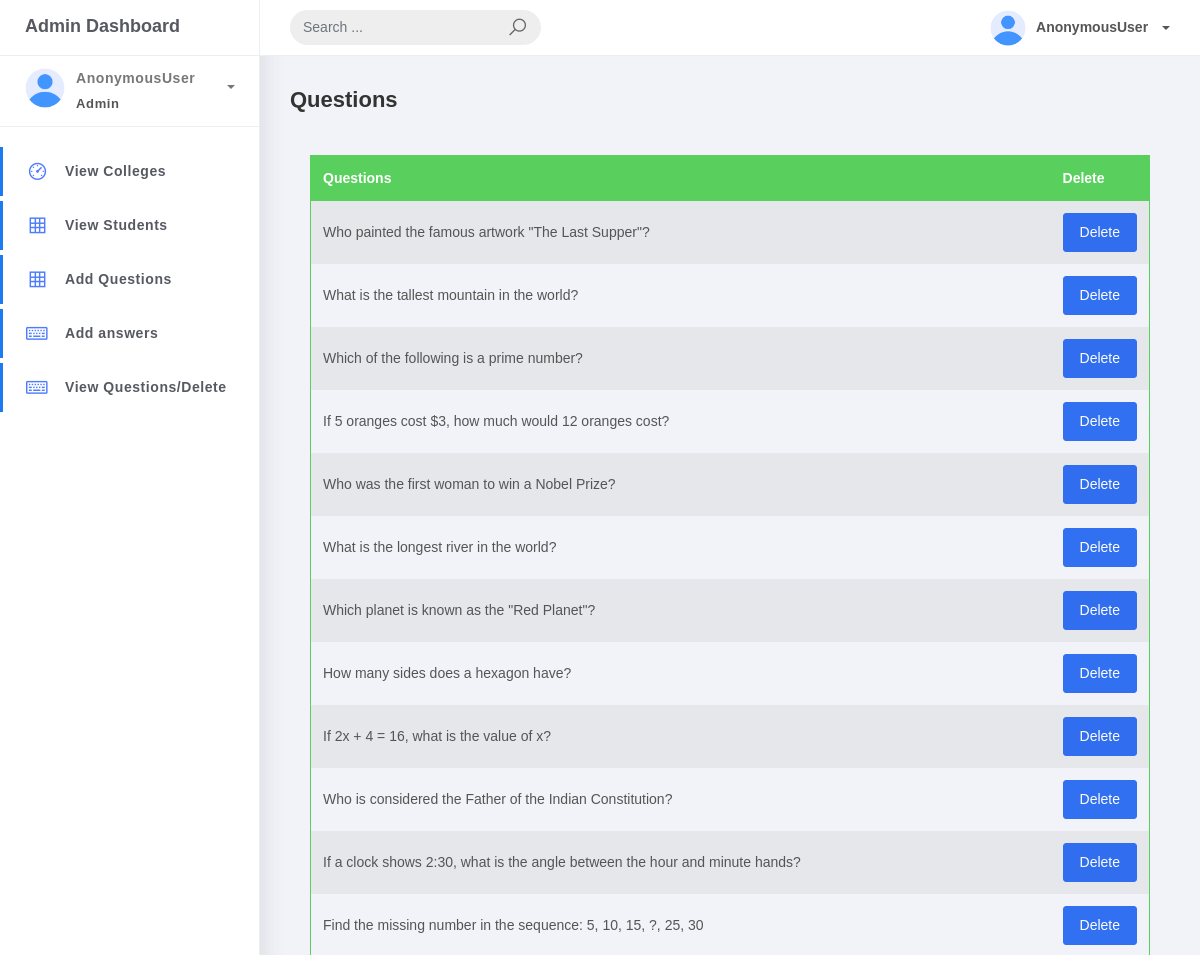
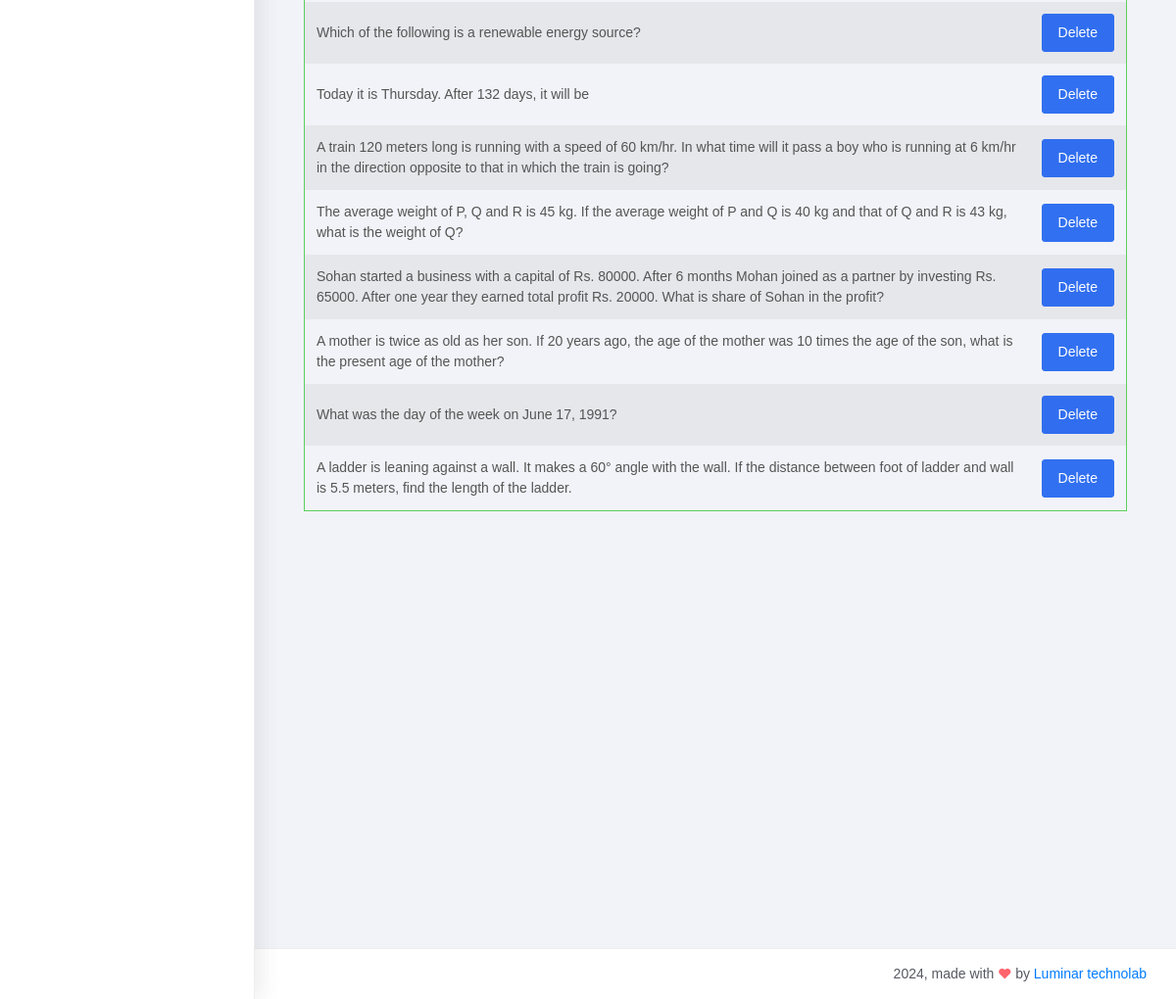
The app's page /super/question_view/ with its own data (2 pictures, top to bottom).
### CarrierApp/models.py (models this page shows, shortened)
class Question(models.Model):
    question=models.CharField(max_length=300,null=True)

### Admin/views.py (the view)
# urls.py: path('question_view/',views.Questionlist.as_view(),name="Q_view"),
class Questionlist(View):
    def get(self,request):
        data=Question.objects.all()
        return render(request,'Admin_temp/Questionlist.html',{"data":data})

### Admin/templates/Admin_temp/Questionlist.html (shortened to what this page needs)
{% load static %}
<!DOCTYPE html>
<html>
<head>
	<link rel="stylesheet" href="{% static 'assets/css/bootstrap.min.css' %}">
	<link rel="stylesheet" href="{% static 'assets/css/ready.css' %}">
	<link rel="stylesheet" href="{% static 'assets/css/demo.css' %}">
</head>
<body>
	<div class="wrapper">
		<div class="main-header">
			<div class="logo-header">
				<a href="{% url 'super_home' %}" class="logo">
					Admin Dashboard
				</a>
			</div>
			<nav class="navbar navbar-header navbar-expand-lg">
				<div class="container-fluid">
					<form class="navbar-left navbar-form nav-search mr-md-3" action="">
						<div class="input-group">
							<input type="text" placeholder="Search ..." class="form-control">
							<div class="input-group-append">
								<span class="input-group-text">
									<i class="la la-search search-icon"></i>
								</span>
							</div>
						</div>
					</form>
					<ul class="navbar-nav topbar-nav ml-md-auto align-items-center">
						<li class="nav-item dropdown">
							<a class="dropdown-toggle profile-pic" data-toggle="dropdown" href="#"
								aria-expanded="false"> <img src="{% static 'assets/img/user.png' %}" alt="user-img"
									width="36" class="img-circle"><span>{{request.user}}</span></span> </a>
						</li>
					</ul>
				</div>
			</nav>
		</div>
		<div class="sidebar">
			<div class="scrollbar-inner sidebar-wrapper">
				<div class="user">
					<div class="photo">
						<img src="{% static 'assets/img/user.png' %}">
					</div>
					<div class="info">
						<a class="" data-toggle="collapse" href="#collapseExample" aria-expanded="true">
							<span>
								{{request.user}}
								<span class="user-level">Admin</span>
								<span class="caret"></span>
							</span>
						</a>
					</div>
				</div>
				<ul class="nav">
					<li class="nav-item active">
						<a href="{% url 'college_list' %}">
							<i class="la la-dashboard"></i>
							<p>View Colleges</p>
						</a>
					</li>
					<li class="nav-item active">
						<a href="{% url 'student_list' %}">
							<i class="la la-table"></i>
							<p>View Students</p>
						</a>
					</li>
					<li class="nav-item active">
						<a href="{% url 'Add_question' %}">
							<i class="la la-table"></i>
							<p>Add Questions</p>
						</a>
					</li>
					<li class="nav-item active">
						<a href="{% url 'Add_answer' %}">
							<i class="la la-keyboard-o"></i>
							<p>Add answers</p>
						</a>
					</li>
					<li class="nav-item active">
						<a href="{% url 'Q_view' %}">
							<i class="la la-keyboard-o"></i>
							<p>View Questions/Delete</p>
						</a>
					</li>
				</ul>
			</div>
		</div>
		<div class="main-panel">
			<div class="content">
				<div class="container-fluid">
					<h4 class="page-title">Questions</h4>
                    <div class="card-body">
						<table class="table table-head-bg-success table-striped table-hover">
							<thead>
								<tr>
									<th scope="col">Questions</th>
									<th scope="col">Delete</th>
								</tr>
							</thead>
							<tbody>
								{% for i in data %}
								<tr>
									<td>{{i.question}}</td>
									<td><a class="btn btn-primary" href="{% url 'Q_dele' i.id %}">Delete</a></td>
								</tr>
								{% endfor %}
							</tbody>
						</table>
					</div>
				</div>
			</div>
			<div style="margin-top: 380px;">
			<footer class="footer" >
				<div class="container-fluid">
					<div class="copyright ml-auto">
						2024, made with <i class="la la-heart heart text-danger"></i> by <a
							href="https://www.luminartechnolab.com/">Luminar technolab</a>
					</div>
				</div>
			</footer>
		</div>
		</div>
	</div>
</body>
</html>

### records on screen
Question: question "Who painted the famous artwork \"The Last Supper\"?"
Question: question "What is the tallest mountain in the world?"
Question: question "Which of the following is a prime number?"
Question: question "If 5 oranges cost $3, how much would 12 oranges cost?"
Question: question "Who was the first woman to win a Nobel Prize?"
Question: question "What is the longest river in the world?"
Question: question "Which planet is known as the \"Red Planet\"?"
Question: question "How many sides does a hexagon have?"
Question: question "If 2x + 4 = 16, what is the value of x?"
Question: question "Who is considered the Father of the Indian Constitution?"
Question: question "If a clock shows 2:30, what is the angle between the hour and minute hands?"
Question: question "Find the missing number in the sequence: 5, 10, 15, ?, 25, 30"
Question: question "Which of the following is a renewable energy source?"
Question: question "Today it is Thursday. After 132 days, it will be"
Question: question "A train 120 meters long is running with a speed of 60 km/hr. In what time will it pass a boy who is running at 6 km/hr in the direction opposite to that in which the train is going?"
Question: question "The average weight of P, Q and R is 45 kg. If the average weight of P and Q is 40 kg and that of Q and R is 43 kg, what is the weight of Q?"
Question: question "Sohan started a business with a capital of Rs. 80000. After 6 months Mohan joined as a partner by investing Rs. 65000. After one year they earned total profit Rs. 20000. What is share of Sohan in the profit?"
Question: question "A mother is twice as old as her son. If 20 years ago, the age of the mother was 10 times the age of the son, what is the present age of the mother?"
Question: question "What was the day of the week on June 17, 1991?"
Question: question "A ladder is leaning against a wall. It makes a 60° angle with the wall. If the distance between foot of ladder and wall is 5.5 meters, find the length of the ladder."

### other values on screen
{{ request.user }} "AnonymousUser"
